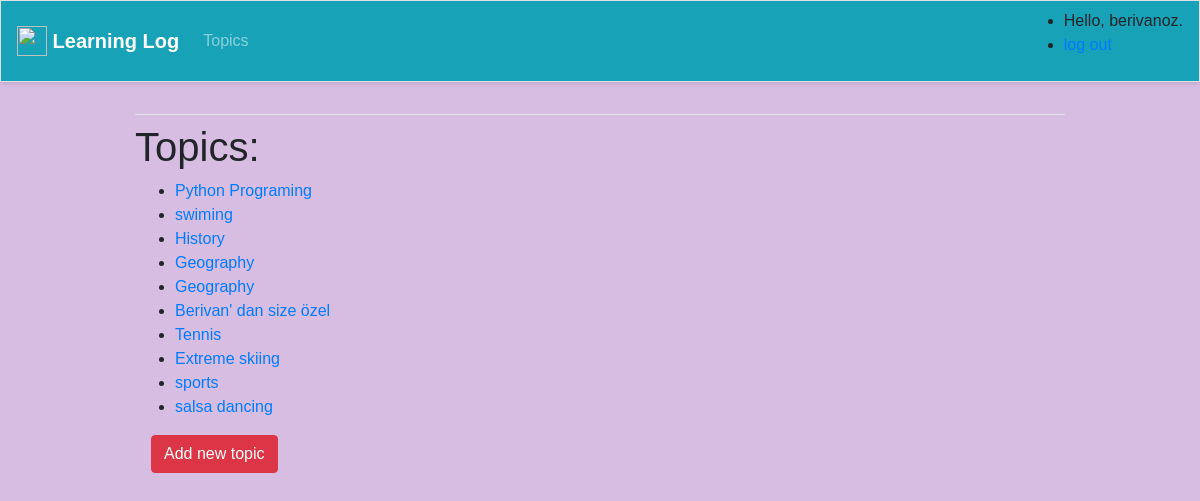
The app's page /topics/ (signed in) with its own data.
### learning_logs/models.py (models this page shows)
class Topic(models.Model):
    text= models.CharField(max_length=200)  #text adında bir Charfield tanımlıyoruz ve bu veri tabanında bir sütun oluşturur
    date_added = models.DateTimeField(auto_now_add=True)
    def __str__(self):
        return self.text

### learning_logs/views.py (the view)
# urls.py: path('topics/', views.topics, name='topics'),
def topics(request):
    topics = Topic.objects.order_by('date_added')
    context = {'topics': topics}
    return render(request, 'learning_logs/topics.html', context)

### learning_logs/templates/learning_logs/topics.html
{% extends 'learning_logs/base.html' %}
{% block content %}
<h1>Topics:</h1>
<ul>
    {% for topic in topics %}
        <li>
            <a href="{% url 'learning_logs:topic' topic.id %}">{{ topic }}</a>
        </li>
    {% empty %}
        <li>No topic have been added yet.</li>
    {% endfor %}
</ul>
<div class="ml-3">
    <a href="{% url 'learning_logs:new_topic' %}" class="btn btn-danger">Add new topic</a>
</div>
{% endblock content %}

### learning_logs/templates/learning_logs/base.html (shortened to what this page needs)
{% load bootstrap4 %}
<html lang="en">
<head>
    {% bootstrap_css %}
</head>
<body>
  <nav class="navbar navbar-expand-md navbar-dark bg-info mb-4 border">
    <a class="navbar-brand" href="{% url 'learning_logs:index' %}">
        <img src="http://www.clker.com/cliparts/b/e/e/e/11949839881243335407note.svg.med.png" width="30" height="30" class="d-inline-block align-top" alt="">
        Learning Log
    </a>
    <div class="collapse navbar-collapse" id="navbarCollapse">
     <ul class="navbar-nav mr-auto">
      <li class="nav-item">
       <a class="nav-link" href="{% url 'learning_logs:topics'%}">Topics</a></li>
     </ul>
     <ul>
         {% if user.is_authenticated %}
            <li>
                Hello, {{ user.username }}.
            </li>
            <li>
                <a href="{% url 'users:logout' %}"> log out</a>
            </li>
         {% else %}
             <li>
                 <a href="{% url 'users:login' %}">Log in</a>
             </li>
         {% endif %}
     </ul>
    </div>
  </nav>
  <main role="main" class="container">
   <div class="pb-2 mb-2 border-bottom">
    </div>
    <div>
     {% block content %}{% endblock content %}
    </div>
  </main>
</body>
</html>

### learning_logs/templates/learning_logs/base.html (style rules this page uses)
body { font-family: Arial, sans-serif; background-color: #D7BDE2 ; }
.navbar { box-shadow: 0 2px 4px rgba(0, 0, 0, 0.1); }
.navbar-brand { font-weight: bold; }
.container { max-width: 960px; }
.border-bottom { border-bottom: 1px solid #e5e5e5; }

### records on screen
Topic: text "Python Programing"
Topic: text "swiming"
Topic: text "History"
Topic: text "Geography"
Topic: text "Geography"
Topic: text "Berivan' dan size özel"
Topic: text "Tennis"
Topic: text "Extreme skiing"
Topic: text "sports"
Topic: text "salsa dancing"

### other values on screen
{{ user.username }} "berivanoz"
